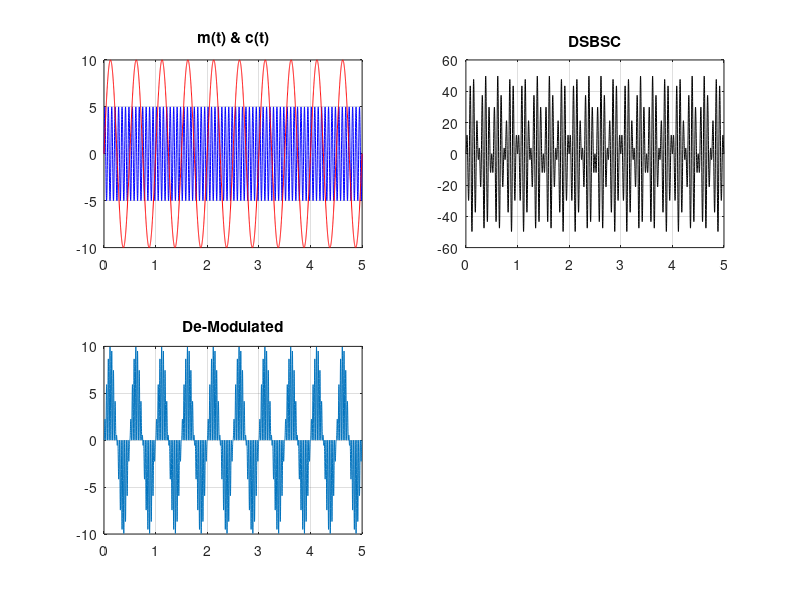

The MATLAB script that drew this image:
t = 0:0.001:5;
fH = 15;
fL = 2;
Ah=5;
Al=10;
xH = Ah*sin(2*pi*fH.*t);
xL = Al*sin(2*pi*fL.*t);
% Modulation
y =  xL.*xH;
% De-Modulation By Synchoronous Method
m = (y.*xH)./(Ah*Ah);
% Filtering High Frequencies
[n,w] = buttord(2/1000,4/1000,.5,5);
[a,b] = butter(n,w,'low');
dem = filter(a,b,m);
subplot(2,2,1);
plot(t,xH,'b',t,xL,'r');
title('m(t) & c(t)');
grid;
subplot(2,2,2);
plot(t,y,'k');
title('DSBSC');
grid;
subplot(2,2,3);
plot(t,m);
title('De-Modulated');
grid;